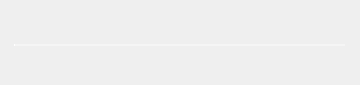
<?xml version="1.0" encoding="UTF-8"?>
<ui version="4.0">
 <class>Dialog</class>
 <widget class="QDialog" name="Dialog">
  <property name="geometry">
   <rect>
    <x>0</x>
    <y>0</y>
    <width>360</width>
    <height>85</height>
   </rect>
  </property>
  <property name="windowTitle">
   <string>我的音乐</string>
  </property>
  <property name="windowIcon">
   <iconset resource="image.qrc">
    <normaloff>:/image/image/ios8_Music_32px_1173465_easyicon.net.png</normaloff>:/image/image/ios8_Music_32px_1173465_easyicon.net.png</iconset>
  </property>
  <property name="styleSheet">
   <string notr="true">/*QDialog#Dialog
{

    border:1px solid #5F5F5F;
	
	border-radius:0px;
}*/</string>
  </property>
  <widget class="QFrame" name="frame">
   <property name="geometry">
    <rect>
     <x>5</x>
     <y>5</y>
     <width>350</width>
     <height>75</height>
    </rect>
   </property>
   <property name="styleSheet">
    <string notr="true">QFrame#frame{
border-radius:3px;
	border-image: url(:/image/image/background/bg4.jpg);
}</string>
   </property>
   <property name="frameShape">
    <enum>QFrame::NoFrame</enum>
   </property>
   <property name="frameShadow">
    <enum>QFrame::Plain</enum>
   </property>
   <property name="lineWidth">
    <number>0</number>
   </property>
   <widget class="QSlider" name="horizontalSlider">
    <property name="geometry">
     <rect>
      <x>9</x>
      <y>30</y>
      <width>331</width>
      <height>20</height>
     </rect>
    </property>
    <property name="cursor">
     <cursorShape>PointingHandCursor</cursorShape>
    </property>
    <property name="styleSheet">
     <string notr="true">
    QSlider::add-page:Horizontal
     {     
background-color: rgba(255, 255, 255,100);
        height:2px;  
     } 
     QSlider::sub-page:Horizontal   
    {  
background-color: rgb(255, 255, 255);
        height:2px;
     }
    QSlider::groove:Horizontal   
    { 
        background:transparent; 
        height:2px;
    }  
    QSlider::handle:Horizontal  
    { 
        height:2px; 
        width:14px; 
	
	border-image: url(:/image/image/圆形 (9).png);
  margin: -6 0px; 
    }
      
</string>
    </property>
    <property name="orientation">
     <enum>Qt::Horizontal</enum>
    </property>
   </widget>
   <widget class="QLabel" name="label">
    <property name="geometry">
     <rect>
      <x>10</x>
      <y>10</y>
      <width>231</width>
      <height>20</height>
     </rect>
    </property>
    <property name="styleSheet">
     <string notr="true">font: 75 italic 8pt &quot;Comic Sans MS&quot;;
color: rgb(162, 162, 162);</string>
    </property>
    <property name="text">
     <string/>
    </property>
   </widget>
   <widget class="QPushButton" name="pushButton_5">
    <property name="geometry">
     <rect>
      <x>310</x>
      <y>0</y>
      <width>20</width>
      <height>20</height>
     </rect>
    </property>
    <property name="cursor">
     <cursorShape>PointingHandCursor</cursorShape>
    </property>
    <property name="styleSheet">
     <string notr="true">QPushButton
{
background-image: url(:/image/image/min.png);
background-color: rgba(255, 255, 255,0);
background-repeat:no-repeat;
border:none;
background-position:center center;
background-size: 20px 20px;

}

QPushButton:hover{



	background-color: rgb(255, 255, 255,100);


}
QPushButton:pressed{
	background-color: rgba(95, 95, 95,100);
border-color:rgba(255,255,255,30);
border-style:inset;
color:rgba(0,0,0,100);

}
</string>
    </property>
    <property name="text">
     <string/>
    </property>
   </widget>
   <widget class="QPushButton" name="pushButton_4">
    <property name="geometry">
     <rect>
      <x>330</x>
      <y>0</y>
      <width>20</width>
      <height>20</height>
     </rect>
    </property>
    <property name="cursor">
     <cursorShape>PointingHandCursor</cursorShape>
    </property>
    <property name="styleSheet">
     <string notr="true">QPushButton
{
background-image: url(:/image/image/quit.png);
background-color: rgba(255, 255, 255,0);
background-repeat:no-repeat;
border:none;
background-position:center center;
background-size:20px 20px;

}
QPushButton:hover{

background-color: rgba(230,0,0,0.5);
}
QPushButton:pressed{
background-color: rgba(95, 95, 95,100);
border-color:rgba(255,255,255,30);
border-style:inset;
color:rgba(0,0,0,100);

}
</string>
    </property>
    <property name="text">
     <string/>
    </property>
   </widget>
   <widget class="QPushButton" name="pushButton_3">
    <property name="geometry">
     <rect>
      <x>210</x>
      <y>50</y>
      <width>20</width>
      <height>20</height>
     </rect>
    </property>
    <property name="cursor">
     <cursorShape>PointingHandCursor</cursorShape>
    </property>
    <property name="styleSheet">
     <string notr="true">QPushButton
{
background-image: url(:/image/image/image/next.png);
background-repeat:no-repeat;
background-position:center center;
border:none;

}

QPushButton:hover{
background-image: url(:/image/image/image-hover/next-hover.png);
background-repeat:no-repeat;
background-position:center center;


}
QPushButton:pressed{
background-image: url(:/image/image/image/next.png);
background-repeat:no-repeat;
background-position:center center;
background-size:20px 20px;

}
</string>
    </property>
    <property name="text">
     <string/>
    </property>
   </widget>
   <widget class="QPushButton" name="pushButton_2">
    <property name="geometry">
     <rect>
      <x>165</x>
      <y>48</y>
      <width>24</width>
      <height>24</height>
     </rect>
    </property>
    <property name="cursor">
     <cursorShape>PointingHandCursor</cursorShape>
    </property>
    <property name="styleSheet">
     <string notr="true">QPushButton
{
background-repeat:no-repeat;
background-position:center center;
border:none;
background-size:24px 24px;

}

QPushButton:hover{
background-repeat:no-repeat;
background-position:center center;


}
QPushButton:pressed{
background-repeat:no-repeat;
background-position:center center;

}
</string>
    </property>
    <property name="text">
     <string/>
    </property>
   </widget>
   <widget class="QPushButton" name="pushButton_7">
    <property name="geometry">
     <rect>
      <x>10</x>
      <y>50</y>
      <width>20</width>
      <height>20</height>
     </rect>
    </property>
    <property name="cursor">
     <cursorShape>PointingHandCursor</cursorShape>
    </property>
    <property name="styleSheet">
     <string notr="true">QPushButton
{
background-repeat:no-repeat;
background-position:center center;
border:none;
background-size:20px 20px;

}

QPushButton:hover{
background-repeat:no-repeat;
background-position:center center;


}
QPushButton:pressed{
background-repeat:no-repeat;
background-position:center center;

}
</string>
    </property>
    <property name="text">
     <string/>
    </property>
   </widget>
   <widget class="QPushButton" name="pushButton_8">
    <property name="geometry">
     <rect>
      <x>320</x>
      <y>50</y>
      <width>20</width>
      <height>20</height>
     </rect>
    </property>
    <property name="styleSheet">
     <string notr="true">QPushButton
{
background-repeat:no-repeat;
background-position:center center;
border:none;
background-size:20px 20px;

}

QPushButton:hover{
background-repeat:no-repeat;
background-position:center center;


}
QPushButton:pressed{
background-repeat:no-repeat;
background-position:center center;

}
</string>
    </property>
    <property name="text">
     <string/>
    </property>
   </widget>
   <widget class="QLabel" name="label_2">
    <property name="geometry">
     <rect>
      <x>259</x>
      <y>20</y>
      <width>91</width>
      <height>16</height>
     </rect>
    </property>
    <property name="styleSheet">
     <string notr="true">font: 8pt &quot;Vladimir Script&quot;;
color: rgb(167, 167, 167);</string>
    </property>
    <property name="text">
     <string/>
    </property>
   </widget>
   <widget class="QPushButton" name="pushButton">
    <property name="geometry">
     <rect>
      <x>124</x>
      <y>50</y>
      <width>20</width>
      <height>20</height>
     </rect>
    </property>
    <property name="cursor">
     <cursorShape>PointingHandCursor</cursorShape>
    </property>
    <property name="styleSheet">
     <string notr="true">QPushButton
{
background-image: url(:/image/image/image/pre.png);
background-repeat:no-repeat;
background-position:center center;
border:none;

}

QPushButton:hover{

	background-image: url(:/image/image/image-hover/pre-hover.png);
background-repeat:no-repeat;
background-position:center center;


}
QPushButton:pressed{
background-image: url(:/image/image/image/pre.png);
background-repeat:no-repeat;
background-position:center center;
background-size:20px 20px;

}
</string>
    </property>
    <property name="text">
     <string/>
    </property>
   </widget>
  </widget>
 </widget>
 <resources>
  <include location="image.qrc"/>
 </resources>
 <connections/>
</ui>
